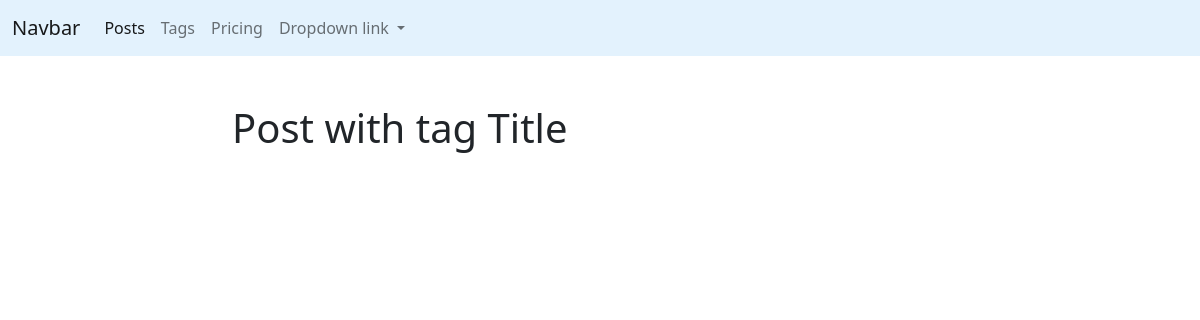
Page /blog/tag/slug on the earlier database version.
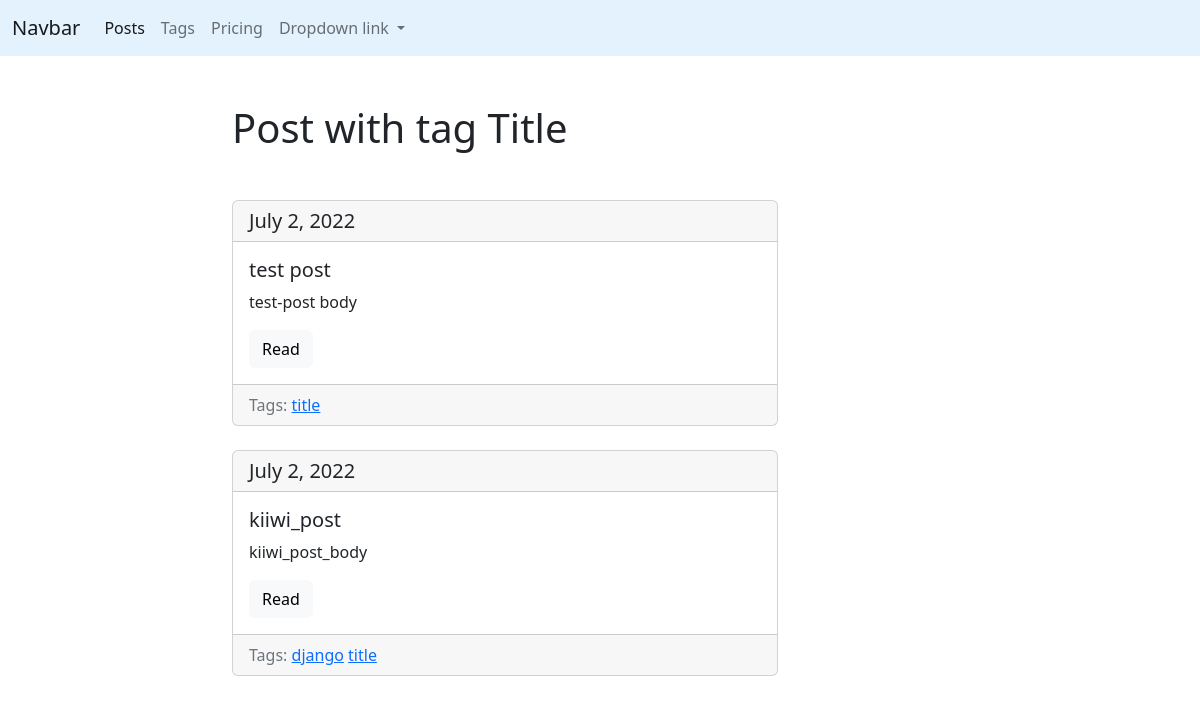
Same page on the later database version.
### blog/models.py (models this page shows, shortened)
class Tag(models.Model):
    title = models.CharField(max_length=50, db_index=True)
    slug = models.SlugField(max_length=50, unique=True)
    def get_absolute_url(self):
        return reverse('tag_detail_url', kwargs={'slug': self.slug})

class Post(models.Model):
    title = models.CharField(max_length=150, db_index=True)
    slug = models.SlugField(max_length=150, blank=True, unique=True)
    body = models.TextField(blank=True, db_index=True)
    date_pub = models.DateField(auto_now_add=True)
    tags = models.ManyToManyField('Tag', blank=True, related_name='posts')
    def get_absolute_url(self):
        return reverse('post_detail_url', kwargs={'slug':self.slug})

### blog/views.py (the view)
# urls.py: path('tag/<str:slug>', TagDetail.as_view(), name='tag_detail_url')
class TagDetail(ObjectDetailMixin, View):
    model = Tag
    template = 'blog/tag_detail.html'

### blog/util.py (called while the page is built)
    def get(self, request, slug):
        obj = get_object_or_404(self.model, slug__iexact=slug)
        return render(request, self.template, context={self.model.__name__.lower(): obj})

### blog/templates/blog/tag_detail.html (shortened to what this page needs)
{% extends 'blog/base_blog.html' %}
{% block content %}
    <h1 class="mb-5">Post with tag {{tag.title|title}}</h1>
    {% for post in tag.posts.all %}
        {% include 'blog/includes/card_detail.html' %}
    {% endfor %}
{% endblock %}

### blog/templates/blog/base_blog.html
{% extends 'base.html' %}

### templates/base.html (shortened to what this page needs)
<!DOCTYPE html>
<html lang="en">
<head>
    <link href="https://cdn.jsdelivr.net/npm/bootstrap@5.2.0-beta1/dist/css/bootstrap.min.css" rel="stylesheet">
</head>
<body>
<nav class="navbar navbar-expand-lg" style="background-color: #e3f2fd;">
  <div class="container-fluid">
    <a class="navbar-brand" href="#">Navbar</a>
    <div class="collapse navbar-collapse" id="navbarNavDropdown">
      <ul class="navbar-nav">
        <li class="nav-item">
          <a class="nav-link active" aria-current="page" href="{% url 'posts_list_url' %}">Posts</a>
        </li>
        <li class="nav-item">
          <a class="nav-link" href="{% url 'tags_list_url' %}">Tags</a>
        </li>
        <li class="nav-item">
          <a class="nav-link" href="#">Pricing</a>
        </li>
        <li class="nav-item dropdown">
          <a class="nav-link dropdown-toggle" href="#" id="navbarDropdownMenuLink" role="button" data-bs-toggle="dropdown" aria-expanded="false">
            Dropdown link
          </a>
        </li>
      </ul>
    </div>
  </div>
</nav>
<div class="container mt-5">
    <div class="row">
        <div class="col-6 offset-md-2">
            {% block content %}{% endblock %}
        </div>
    </div>
</div>
</body>
</html>

### blog/templates/blog/includes/card_detail.html
<div class="card mb-4">
              <h5 class="card-header">{{post.date_pub}}</h5>
              <div class="card-body">
                <h5 class="card-title">{{post.title}}</h5>
                <p class="card-text">{{post.body|truncatewords:15}}</p>
                <a href="{{post.get_absolute_url}}" class="btn btn-light">Read</a>
              </div>
                <div class="card-footer text-muted">
                Tags:
                    {% for tag in post.tags.all %}
                        <a href="{{tag.get_absolute_url}}">{{tag.title}}</a>
                    {% endfor %}
                </div>
</div>

Differences in the rows shown:
added Post: date_pub "July 2, 2022", title "test post", body "test-post body", Tag (title "title")
added Post: date_pub "July 2, 2022", title "kiiwi_post", body "kiiwi_post_body", Tag (title "title")
now on this page (row unchanged): Tag: title "django", shown under "July 2, 2022"
